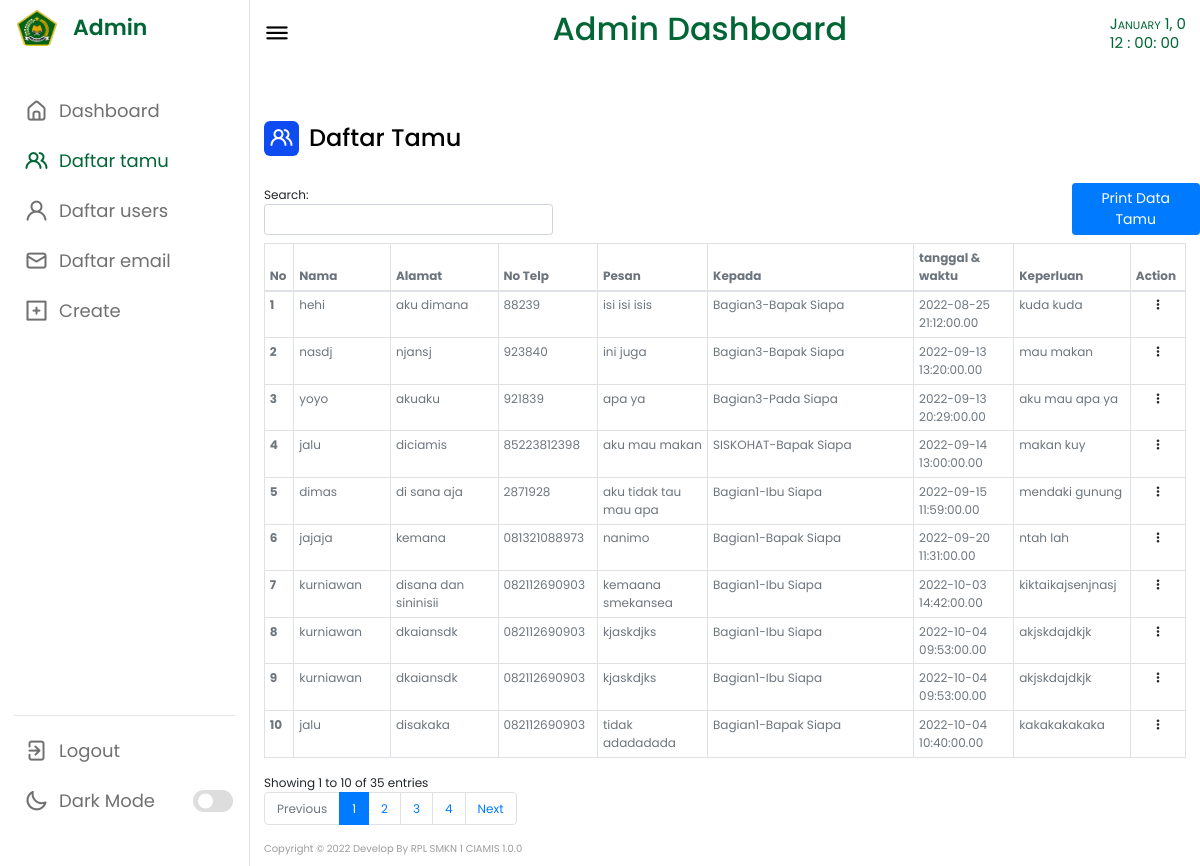
Screenshot of /admin/datatamu.php (signed in) with the database file from the repository.
### tables this page shows
CREATE TABLE `tamu` (
  `id` int(7) NOT NULL,
  `nama` varchar(100) NOT NULL,
  `alamat` varchar(200) NOT NULL,
  `notelp` varchar(15) NOT NULL,
  `pesan` varchar(500) NOT NULL,
  `kepada` varchar(100) NOT NULL,
  `tanggal` datetime(2) NOT NULL,
  `keperluan` varchar(500) NOT NULL
);

### admin/datatamu.php (the view, shortened to what this page needs)
<?php
    require 'connection.php';
    $query = "SELECT * FROM tamu";
    $tamu = mysqli_query($conn, $query);
?>
<!DOCTYPE html>
<html lang="en">
<head>
    <link rel="stylesheet" href="stylee.css">
    <link rel="stylesheet" href="https://unicons.iconscout.com/release/v4.0.0/css/line.css">
    <link rel="stylesheet" href="https://cdn.jsdelivr.net/npm/@fortawesome/fontawesome-free@6.2.0/css/fontawesome.min.css">
    <link rel="stylesheet" href="https://cdn.jsdelivr.net/npm/bootstrap@4.4.1/dist/css/bootstrap.min.css">
</head>
<body>
    <nav>
        <div class="logo-name">
            <div class="logo-image">
            <img src="logo.png" alt="">
            </div>
            <span class="logo_name">Admin</span>
        </div>
        <div class="menu-items">
            <ul class="nav-links">
                <li><a href="adminpage.php">
                <i class="uil uil-estate"></i>
                    <span class="link-name">Dashboard</span>
                </a></li>
                <li><a href="datatamu.php">
                <i class="uil uil-users-alt" style="color: #006635;"></i>
                    <span class="link-name" style="color:#006635;">Daftar tamu</span>
                </a></li>
                <li><a href="datausers.php">
                <i class="uil uil-user"></i>
                    <span class="link-name">Daftar users</span>
                </a></li>
                <li><a href="dataemailtujuan.php">
                <i class="uil uil-envelope-alt"></i>
                    <span class="link-name">Daftar email</span>
                </a></li>
                <li><a href="create.php">
                <i class="uil uil-plus-square"></i>
                    <span class="link-name">Create</span>
                </a></li>
            </ul>
            <ul class="logout-mode">
                <li><a href="logout.php">
                <i class="uil uil-signout"></i>
                    <span class="link-name">Logout</span>
                </a></li>
                <li class="mode">
                    <a href="#">
                    <i class="uil uil-moon"></i>
                    <span class="link-name">Dark Mode</span>
                </a>
                <div class="mode-toggle">
                  <span class="switch"></span>
                </div>
            </li>
            </ul>
        </div>
    </nav>
    <section class="dashboard">
        <div class="top">
            <i class="uil uil-bars sidebar-toggle"></i>
            <div class="text-primary">
                <h2 style="color:#006635;">Admin Dashboard</h2>
            </div>
            <body onLoad="initClock()">
                <div id="timedate" style="color:#006635;">
                <strong>
                <a id="mon">January</a>
                <a id="d">1</a>,
                <a id="y">0</a><br />
                <a id="h">12</a> :
                <a id="m">00</a>:
                <a id="s">00</a>
                </strong>
                </div>
            </body>
        </div>
        <div class="dash-content">
            <div class="overview">
                <div class="title">
                    <i class="uil uil-users-alt"></i>
                    <span class="text">Daftar Tamu</span>
                    <div class="print">
                    <button href="print.php" class="btn btn-primary btn-sm">Print Data Tamu</button>
                    </div>
                </div>
        <div class="hiha">
        <table id="hehe" class="table table-hover table-sm table-bordered">
        <thead>
        <tr>
            <th scope="col" class="text-muted">No</th>
            <th scope="col" class="text-muted">Nama</th>
            <th scope="col" class="text-muted">Alamat</th>
            <th scope="col" class="text-muted">No Telp</th>
            <th scope="col" class="text-muted">Pesan</th>
            <th scope="col" class="text-muted">Kepada</th>
            <th scope="col" class="text-muted">tanggal & waktu</th>
            <th scope="col" class="text-muted">Keperluan</th>
            <th scope="col" class="text-muted">Action</th>
            </tr>
        </thead>
        <tbody id="tampil">
            <?php $no = 1 ?>
            <?php while ($row = mysqli_fetch_assoc($tamu)) { ?>
                <tr>
                    <th class="text-muted" scope="row"><?= $no++; ?></th>
                    <td class="text-muted"><?= $row['nama']?></td>
                    <td class="text-muted"><?= $row['alamat']?></td>
                    <td class="text-muted"><?= $row['notelp']?></td>
                    <td class="text-muted"><?= $row['pesan']?></td>
                    <td class="text-muted"><?= $row['kepada']?></td>
                    <td class="text-muted"><?= $row['tanggal']?></td>
                    <td class="text-muted"><?= $row['keperluan']?></td>
                    <td align="center">
                        <div class="dropdown">
                            <i class="fa-solid fa-ellipsis-vertical" type="button" id="dropdownMenuButton" data-toggle="dropdown" aria-haspopup="true" aria-expanded="false"></i>
                        </div>
                    </td>
                </tr>
            </div>
            <?php } ?>
</body>
<div class="seha">
    <footer class="main-footer">
                <div class="footer-left" style="color:#9D9D9D;">
                    Copyright © 2022 Develop By RPL SMKN 1 CIAMIS
                    1.0.0
                </div>
            </footer>
    </div>
</html>

### admin/stylee.css (style rules this page uses)
* { margin: 0; padding: 0; box-sizing: border-box; font-family: 'Poppins', sans-serif; }
:root { --primary-color: #0E4BF1; --panel-color: #FFF; --text-color: #000; --txt-color: #000; --black-light-color: #707070; --border-color: #e6e5e5; --toggle-color: #DDD; --box1-color: #7882A4; --box2-color: #C0A080; --box3-color: #D1D1D1; --title-icon-color: #fff; --tran-05: all 0.5s ease; --tran-03: all 0.3s ease; --tran-03: all 0.2s ease; }
body { min-height: 100vh; background-color: var(--primary-color); }
nav { position: fixed; top: 0; left: 0; height: 100%; width: 250px; padding: 10px 14px; background-color: var(--panel-color); border-right: 1px solid var(--border-color); transition: var(--tran-05); }
nav .logo-name { display: flex; align-items: center; }
nav .logo-image { display: flex; justify-content: center; min-width: 45px; }
nav .logo-image img { width: 40px; object-fit: cover; border-radius: 30%; }
nav .logo-name .logo_name { font-size: 22px; font-weight: 600; color: #006635; margin-left: 14px; transition: var(--tran-05); }
nav .menu-items { margin-top: 40px; height: calc(100% - 90px); display: flex; flex-direction: column; justify-content: space-between; }
.menu-items li { list-style: none; }
.menu-items li a { display: flex; align-items: center; height: 50px; text-decoration: none; position: relative; }
.menu-items li a i { font-size: 24px; min-width: 45px; height: 100%; display: flex; align-items: center; justify-content: center; color: var(--black-light-color); }
.menu-items li a .link-name { font-size: 18px; font-weight: 400; color: var(--black-light-color); transition: var(--tran-05); }
.menu-items .logout-mode { padding-top: 10px; border-top: 1px solid var(--border-color); }
.menu-items .mode { display: flex; align-items: center; white-space: nowrap; }
.menu-items .mode-toggle { position: absolute; right: 14px; height: 50px; min-width: 45px; display: flex; align-items: center; justify-content: center; cursor: pointer; }
.mode-toggle .switch { position: relative; display: inline-block; height: 22px; width: 40px; border-radius: 25px; background-color: var(--toggle-color); }
.switch:before { content: ""; position: absolute; left: 5px; top: 50%; transform: translateY(-50%); height: 15px; width: 15px; background-color: var(--panel-color); border-radius: 50%; transition: var(--tran-03); }
.dashboard { position: relative; left: 250px; background-color: var(--panel-color); min-height: 100vh; width: calc(100% - 250px); padding: 10px 14px; transition: var(--tran-05); }
.dashboard .top { position: fixed; top: 0; left: 250px; display: flex; width: calc(100% - 250px); justify-content: space-between; align-items: center; padding: 10px 14px; background-color: var(--panel-color); transition: var(--tran-05); z-index: 10; }
.dashboard .top .sidebar-toggle { font-size: 26px; color: var(--text-color); cursor: pointer; }
.dashboard .dash-content { padding-top: 50px; }
.dash-content .title { display: flex; align-items: center; margin: 60px 0 30px 0; }
.dash-content .title i { position: relative; height: 35px; width: 35px; background-color: var(--primary-color); border-radius: 6px; color: var(--title-icon-color); display: flex; align-items: center; justify-content: center; font-size: 24px; }
.dash-content .title .text { font-size: 24px; font-weight: 500; color: var(--text-color); margin-left: 10px; }
.hiha { font-size: 12px; }
.seha { font-size: 10px; }
body { background-color:#2d2d2d; }
#timedate { font: small-caps lighter 15px/120% "Segoe UI", Frutiger, "Frutiger Linotype", "Dejavu Sans", "Helvetica Neue", Arial, sans-serif; text-align:left; color: #0d6efd }
.print { position:absolute; margin-left: 85%; margin-top: 15%; }

### rows the page displays
tamu: nama "hehi", alamat "aku dimana", notelp "88239", pesan "isi isi isis", kepada "Bagian3-Bapak Siapa", tanggal "2022-08-25 21:12:00.00", keperluan "kuda kuda"
tamu: nama "nasdj", alamat "njansj", notelp "923840", pesan "ini juga", kepada "Bagian3-Bapak Siapa", tanggal "2022-09-13 13:20:00.00", keperluan "mau makan"
tamu: nama "yoyo", alamat "akuaku", notelp "921839", pesan "apa ya", kepada "Bagian3-Pada Siapa", tanggal "2022-09-13 20:29:00.00", keperluan "aku mau apa ya"
tamu: nama "jalu", alamat "diciamis", notelp "85223812398", pesan "aku mau makan", kepada "SISKOHAT-Bapak Siapa", tanggal "2022-09-14 13:00:00.00", keperluan "makan kuy"
tamu: nama "dimas", alamat "di sana aja", notelp "2871928", pesan "aku tidak tau mau apa", kepada "Bagian1-Ibu Siapa", tanggal "2022-09-15 11:59:00.00", keperluan "mendaki gunung"
tamu: nama "jajaja", alamat "kemana", notelp "081321088973", pesan "nanimo", kepada "Bagian1-Bapak Siapa", tanggal "2022-09-20 11:31:00.00", keperluan "ntah lah"
tamu: nama "kurniawan", alamat "disana dan sininisii", notelp "082112690903", pesan "kemaana smekansea", kepada "Bagian1-Ibu Siapa", tanggal "2022-10-03 14:42:00.00", keperluan "kiktaikajsenjnasj"
tamu: nama "kurniawan", alamat "dkaiansdk", notelp "082112690903", pesan "kjaskdjks", kepada "Bagian1-Ibu Siapa", tanggal "2022-10-04 09:53:00.00", keperluan "akjskdajdkjk"
tamu: nama "kurniawan", alamat "dkaiansdk", notelp "082112690903", pesan "kjaskdjks", kepada "Bagian1-Ibu Siapa", tanggal "2022-10-04 09:53:00.00", keperluan "akjskdajdkjk"
tamu: nama "jalu", alamat "disakaka", notelp "082112690903", pesan "tidak adadadada", kepada "Bagian1-Bapak Siapa", tanggal "2022-10-04 10:40:00.00", keperluan "kakakakakaka"
